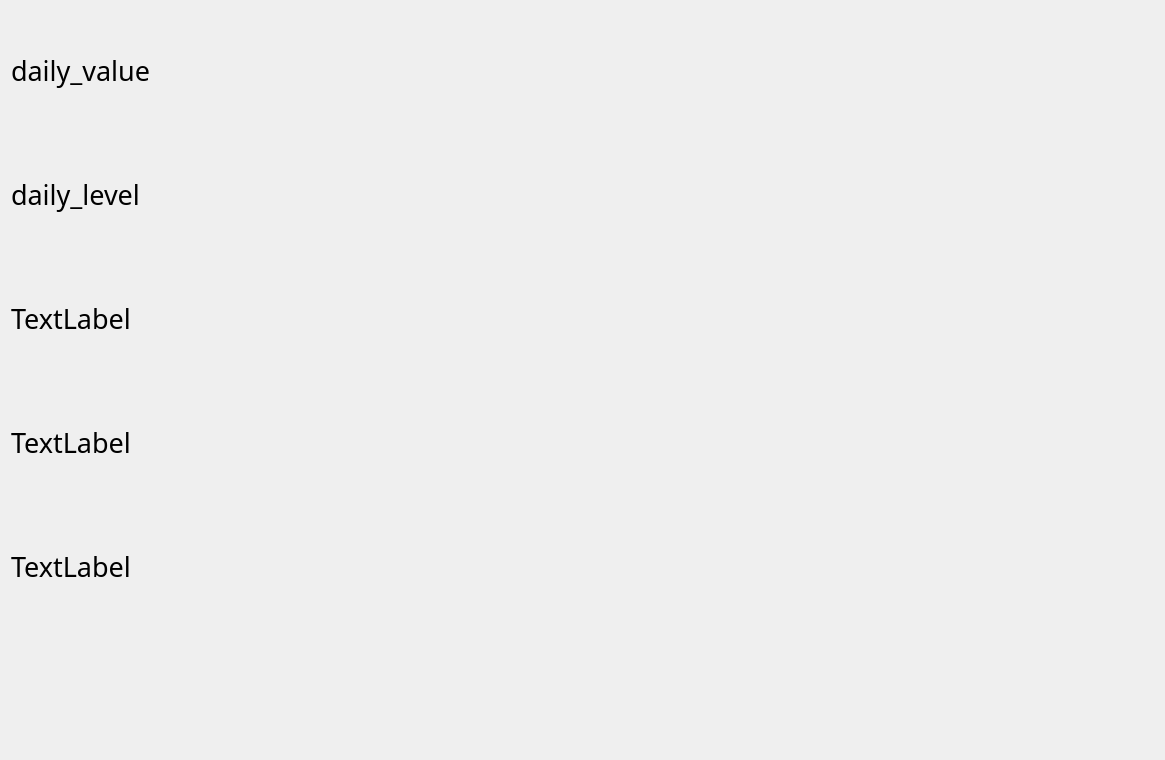
<?xml version="1.0" encoding="UTF-8"?>
<ui version="4.0">
 <class>DailyPage</class>
 <widget class="QWidget" name="DailyPage">
  <property name="geometry">
   <rect>
    <x>0</x>
    <y>0</y>
    <width>1165</width>
    <height>760</height>
   </rect>
  </property>
  <property name="windowTitle">
   <string>Form</string>
  </property>
  <layout class="QVBoxLayout" name="verticalLayout_2">
   <item>
    <layout class="QVBoxLayout" name="d_linechart">
     <item>
      <widget class="QLabel" name="daily_value">
       <property name="font">
        <font>
         <family>Cascadia Code</family>
         <pointsize>20</pointsize>
        </font>
       </property>
       <property name="text">
        <string>daily_value</string>
       </property>
      </widget>
     </item>
     <item>
      <widget class="QLabel" name="daily_level">
       <property name="font">
        <font>
         <family>Cascadia Code</family>
         <pointsize>20</pointsize>
        </font>
       </property>
       <property name="text">
        <string>daily_level</string>
       </property>
      </widget>
     </item>
     <item>
      <widget class="QLabel" name="daily_max">
       <property name="font">
        <font>
         <family>Cascadia Code</family>
         <pointsize>20</pointsize>
        </font>
       </property>
       <property name="text">
        <string>TextLabel</string>
       </property>
      </widget>
     </item>
     <item>
      <widget class="QLabel" name="daily_max_time">
       <property name="font">
        <font>
         <family>Cascadia Code</family>
         <pointsize>20</pointsize>
        </font>
       </property>
       <property name="text">
        <string>TextLabel</string>
       </property>
      </widget>
     </item>
     <item>
      <widget class="QLabel" name="daily_min">
       <property name="font">
        <font>
         <family>Cascadia Code</family>
         <pointsize>20</pointsize>
        </font>
       </property>
       <property name="text">
        <string>TextLabel</string>
       </property>
      </widget>
     </item>
     <item>
      <widget class="QLabel" name="warning_text">
       <property name="font">
        <font>
         <family>Cascadia Code</family>
         <pointsize>20</pointsize>
        </font>
       </property>
       <property name="text">
        <string/>
       </property>
      </widget>
     </item>
    </layout>
   </item>
  </layout>
 </widget>
 <resources/>
 <connections/>
</ui>
